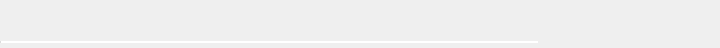
<?xml version="1.0" encoding="UTF-8"?>
<ui version="4.0">
 <class>TransferItem</class>
 <widget class="QWidget" name="TransferItem">
  <property name="geometry">
   <rect>
    <x>0</x>
    <y>0</y>
    <width>720</width>
    <height>48</height>
   </rect>
  </property>
  <property name="minimumSize">
   <size>
    <width>720</width>
    <height>48</height>
   </size>
  </property>
  <property name="maximumSize">
   <size>
    <width>720</width>
    <height>48</height>
   </size>
  </property>
  <property name="windowTitle">
   <string>Form</string>
  </property>
  <property name="autoFillBackground">
   <bool>true</bool>
  </property>
  <property name="styleSheet">
   <string notr="true">TransferItem
{
	background-color: transparent;
}
#pbTransfer
{
	border: none;
}

#lTransferType , #lFileType, #lActionType, #lCancelTransfer, #lCompleted
{
	border: none;
}
#lTransferName
{
  font-family: &quot;Source Sans Pro&quot;;
  font-size: 16px;
  font-weight: 400;
  color: #333333;
}
#lTotal
{
  font-family: &quot;Source Sans Pro&quot;;
  font-size: 13px;
  font-weight: 400;
  color: #333333;
}
#lSpeed
{
  font-family: &quot;Source Sans Pro&quot;;
  font-size: 13px;
  font-weight: 400;
  color: #aaaaaa;
}

</string>
  </property>
  <layout class="QHBoxLayout" name="horizontalLayout_2">
   <property name="spacing">
    <number>23</number>
   </property>
   <property name="leftMargin">
    <number>0</number>
   </property>
   <property name="topMargin">
    <number>0</number>
   </property>
   <property name="rightMargin">
    <number>40</number>
   </property>
   <property name="bottomMargin">
    <number>0</number>
   </property>
   <item>
    <widget class="QWidget" name="wContainer" native="true">
     <property name="minimumSize">
      <size>
       <width>538</width>
       <height>38</height>
      </size>
     </property>
     <property name="maximumSize">
      <size>
       <width>538</width>
       <height>38</height>
      </size>
     </property>
     <layout class="QVBoxLayout" name="verticalLayout">
      <property name="spacing">
       <number>0</number>
      </property>
      <property name="leftMargin">
       <number>0</number>
      </property>
      <property name="topMargin">
       <number>0</number>
      </property>
      <property name="rightMargin">
       <number>0</number>
      </property>
      <property name="bottomMargin">
       <number>0</number>
      </property>
      <item>
       <widget class="QWidget" name="widget" native="true">
        <layout class="QHBoxLayout" name="horizontalLayout">
         <property name="spacing">
          <number>-1</number>
         </property>
         <property name="leftMargin">
          <number>0</number>
         </property>
         <property name="topMargin">
          <number>9</number>
         </property>
         <property name="rightMargin">
          <number>0</number>
         </property>
         <property name="bottomMargin">
          <number>0</number>
         </property>
         <item>
          <widget class="QPushButton" name="lTransferType">
           <property name="text">
            <string/>
           </property>
           <property name="iconSize">
            <size>
             <width>12</width>
             <height>12</height>
            </size>
           </property>
          </widget>
         </item>
         <item>
          <widget class="QPushButton" name="lFileType">
           <property name="text">
            <string/>
           </property>
           <property name="iconSize">
            <size>
             <width>20</width>
             <height>22</height>
            </size>
           </property>
          </widget>
         </item>
         <item>
          <widget class="QLabel" name="lTransferName">
           <property name="minimumSize">
            <size>
             <width>250</width>
             <height>0</height>
            </size>
           </property>
           <property name="maximumSize">
            <size>
             <width>250</width>
             <height>16777215</height>
            </size>
           </property>
           <property name="text">
            <string/>
           </property>
          </widget>
         </item>
         <item>
          <spacer name="horizontalSpacer">
           <property name="orientation">
            <enum>Qt::Horizontal</enum>
           </property>
           <property name="sizeHint" stdset="0">
            <size>
             <width>30</width>
             <height>16</height>
            </size>
           </property>
          </spacer>
         </item>
         <item>
          <widget class="QPushButton" name="lCompleted">
           <property name="minimumSize">
            <size>
             <width>12</width>
             <height>12</height>
            </size>
           </property>
           <property name="maximumSize">
            <size>
             <width>12</width>
             <height>12</height>
            </size>
           </property>
           <property name="text">
            <string/>
           </property>
          </widget>
         </item>
         <item>
          <widget class="QLabel" name="lTotal">
           <property name="minimumSize">
            <size>
             <width>0</width>
             <height>0</height>
            </size>
           </property>
           <property name="text">
            <string/>
           </property>
           <property name="alignment">
            <set>Qt::AlignRight|Qt::AlignTrailing|Qt::AlignVCenter</set>
           </property>
          </widget>
         </item>
         <item>
          <spacer name="horizontalSpacer_2">
           <property name="orientation">
            <enum>Qt::Horizontal</enum>
           </property>
           <property name="sizeHint" stdset="0">
            <size>
             <width>40</width>
             <height>20</height>
            </size>
           </property>
          </spacer>
         </item>
         <item>
          <widget class="QLabel" name="lSpeed">
           <property name="minimumSize">
            <size>
             <width>0</width>
             <height>0</height>
            </size>
           </property>
           <property name="text">
            <string/>
           </property>
           <property name="alignment">
            <set>Qt::AlignRight|Qt::AlignTrailing|Qt::AlignVCenter</set>
           </property>
          </widget>
         </item>
        </layout>
       </widget>
      </item>
      <item>
       <widget class="QProgressBar" name="pbTransfer">
        <property name="minimumSize">
         <size>
          <width>0</width>
          <height>2</height>
         </size>
        </property>
        <property name="maximumSize">
         <size>
          <width>16777215</width>
          <height>2</height>
         </size>
        </property>
        <property name="maximum">
         <number>1000</number>
        </property>
        <property name="value">
         <number>0</number>
        </property>
        <property name="invertedAppearance">
         <bool>false</bool>
        </property>
        <property name="format">
         <string/>
        </property>
       </widget>
      </item>
     </layout>
    </widget>
   </item>
   <item>
    <widget class="QLabel" name="lActionType">
     <property name="minimumSize">
      <size>
       <width>32</width>
       <height>32</height>
      </size>
     </property>
     <property name="maximumSize">
      <size>
       <width>32</width>
       <height>32</height>
      </size>
     </property>
     <property name="text">
      <string/>
     </property>
    </widget>
   </item>
   <item>
    <widget class="QLabel" name="lRemainingTime">
     <property name="text">
      <string/>
     </property>
    </widget>
   </item>
   <item>
    <widget class="QPushButton" name="lCancelTransfer">
     <property name="minimumSize">
      <size>
       <width>12</width>
       <height>12</height>
      </size>
     </property>
     <property name="maximumSize">
      <size>
       <width>12</width>
       <height>12</height>
      </size>
     </property>
     <property name="text">
      <string/>
     </property>
     <property name="icon">
      <iconset resource="../Resources_macx.qrc">
       <normaloff>:/images/clear_item_ico.png</normaloff>:/images/clear_item_ico.png</iconset>
     </property>
     <property name="iconSize">
      <size>
       <width>12</width>
       <height>12</height>
      </size>
     </property>
    </widget>
   </item>
  </layout>
 </widget>
 <resources>
  <include location="../Resources_macx.qrc"/>
 </resources>
 <connections/>
</ui>
